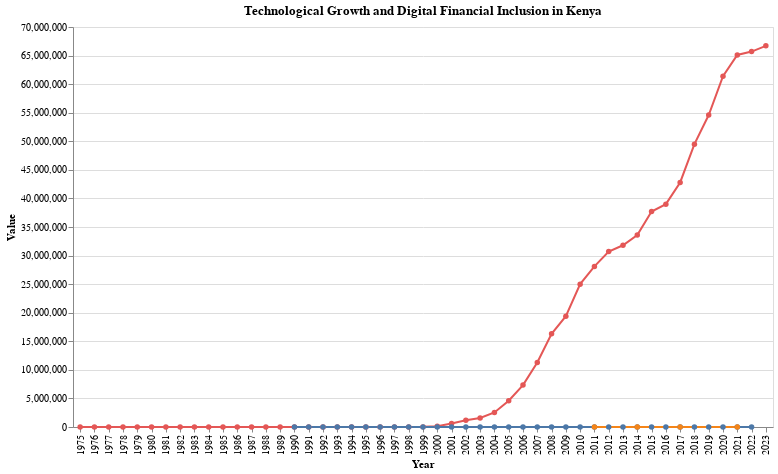

Write notebook code for a chart like this one.
### Markdown cell above
This correlation heatmap shows the relationships between mobile ownership, internet access, financial accounts, and digital payments in Kenya. Mobile ownership and internet access positively influence financial inclusion metrics.

### Code cell
import pandas as pd
import altair as alt

# Step 1: Upload the file
uploaded = files.upload()

# Step 2: Load the file into a DataFrame
mobile_data = pd.read_csv("mobile_data_kenya.csv")
internet_users = pd.read_csv("internet_users_kenya.csv")
mobile_money_accounts = pd.read_csv("mobile_money_accounts_kenya.csv")

# Add a column to distinguish indicators
mobile_data["Indicator"] = "Mobile Supscriptions (Millions)"
internet_users["Indicator"] = "Internet Users (% of Population)"
mobile_money_accounts["Indicator"] = "Mobile Money Accounts (% of Adults)"

# Combine datasets
all_data = pd.concat([mobile_data, internet_users, mobile_money_accounts], ignore_index=True)

# Ensure the 'date' and 'value' columns are numeric
all_data["date"] = pd.to_numeric(all_data["date"], errors="coerce")
all_data["value"] = pd.to_numeric(all_data["value"], errors="coerce")
all_data = all_data.dropna()  # Drop rows with missing data

# Create an indicator dropdown selection
dropdown = alt.binding_select(
    options=list(all_data["Indicator"].unique()),  # Get unique indicator names
    name="Select Indicator: "
)
indicator_selection = alt.selection_point(fields=["Indicator"], bind=dropdown)

# Create the interactive line chart
chart = alt.Chart(all_data).transform_filter(
    indicator_selection
).mark_line(point=True).encode(
    x=alt.X("date:O", title="Year"),
    y=alt.Y("value:Q", title="Value"),
    color=alt.Color("Indicator:N", legend=None),
    tooltip=[
        alt.Tooltip("date:O", title="Year"),
        alt.Tooltip("value:Q", title="Value"),
        alt.Tooltip("Indicator:N", title="Indicator")
    ]
).add_selection(
    indicator_selection
).properties(
    title="Technological Growth and Digital Financial Inclusion in Kenya",
    width=700,
    height=400
)

# Display the chart
chart

### Figure 1 — Vega-Lite specification as saved in the notebook (floating-point values rounded to 4 significant figures)
{"config": {"view": {"continuousWidth": 300, "continuousHeight": 300}}, "data": {"name": "data-31cc627f2128c21fcffa221994e2ea76"}, "mark": {"type": "line", "point": true}, "encoding": {"color": {"field": "Indicator", "legend": null, "type": "nominal"}, "tooltip": [{"field": "date", "title": "Year", "type": "ordinal"}, {"field": "value", "title": "Value", "type": "quantitative"}, {"field": "Indicator", "title": "Indicator", "type": "nominal"}], "x": {"field": "date", "title": "Year", "type": "ordinal"}, "y": {"field": "value", "title": "Value", "type": "quantitative"}}, "height": 400, "params": [{"name": "param_3", "select": {"type": "point", "fields": ["Indicator"]}, "bind": {"input": "select", "options": ["Mobile Supscriptions (Millions)", "Internet Users (% of Population)", "Mobile Money Accounts (% of Adults)"], "name": "Select Indicator: "}}], "title": "Technological Growth and Digital Financial Inclusion in Kenya", "transform": [{"filter": {"param": "param_3"}}], "width": 700, "$schema": "https://vega.github.io/schema/vega-lite/v5.20.1.json", "datasets": {"data-31cc627f2128c21fcffa221994e2ea76": [{"date": 2023, "value": 66700000.0, "Indicator": "Mobile Supscriptions (Millions)"}, {"date": 2022, "value": 65700000.0, "Indicator": "Mobile Supscriptions (Millions)"}, {"date": 2021, "value": 65100000.0, "Indicator": "Mobile Supscriptions (Millions)"}, {"date": 2020, "value": 61400000.0, "Indicator": "Mobile Supscriptions (Millions)"}, {"date": 2019, "value": 54600000.0, "Indicator": "Mobile Supscriptions (Millions)"}, {"date": 2018, "value": 49500000.0, "Indicator": "Mobile Supscriptions (Millions)"}, {"date": 2017, "value": 42800000.0, "Indicator": "Mobile Supscriptions (Millions)"}, {"date": 2016, "value": 39000000.0, "Indicator": "Mobile Supscriptions (Millions)"}, {"date": 2015, "value": 37700000.0, "Indicator": "Mobile Supscriptions (Millions)"}, {"date": 2014, "value": 33600000.0, "Indicator": "Mobile Supscriptions (Millions)"}, {"date": 2013, "value": 31800000.0, "Indicator": "Mobile Supscriptions (Millions)"}, {"date": 2012, "value": 30700000.0, "Indicator": "Mobile Supscriptions (Millions)"}, {"date": 2011, "value": 28100000.0, "Indicator": "Mobile Supscriptions (Millions)"}, {"date": 2010, "value": 25000000.0, "Indicator": "Mobile Supscriptions (Millions)"}, {"date": 2009, "value": 19400000.0, "Indicator": "Mobile Supscriptions (Millions)"}, {"date": 2008, "value": 16300000.0, "Indicator": "Mobile Supscriptions (Millions)"}, {"date": 2007, "value": 11300000.0, "Indicator": "Mobile Supscriptions (Millions)"}, {"date": 2006, "value": 7340000.0, "Indicator": "Mobile Supscriptions (Millions)"}, {"date": 2005, "value": 4610000.0, "Indicator": "Mobile Supscriptions (Millions)"}, {"date": 2004, "value": 2550000.0, "Indicator": "Mobile Supscriptions (Millions)"}, {"date": 2003, "value": 1590000.0, "Indicator": "Mobile Supscriptions (Millions)"}, {"date": 2002, "value": 1190000.0, "Indicator": "Mobile Supscriptions (Millions)"}, {"date": 2001, "value": 600000.0, "Indicator": "Mobile Supscriptions (Millions)"}, {"date": 2000, "value": 127400.0, "Indicator": "Mobile Supscriptions (Millions)"}, {"date": 1999, "value": 23760.0, "Indicator": "Mobile Supscriptions (Millions)"}, {"date": 1998, "value": 10760.0, "Indicator": "Mobile Supscriptions (Millions)"}, {"date": 1997, "value": 6767.0, "Indicator": "Mobile Supscriptions (Millions)"}, {"date": 1996, "value": 2826.0, "Indicator": "Mobile Supscriptions (Millions)"}, {"date": 1995, "value": 2279.0, "Indicator": "Mobile Supscriptions (Millions)"}, {"date": 1994, "value": 1990.0, "Indicator": "Mobile Supscriptions (Millions)"}, {"date": 1993, "value": 1162.0, "Indicator": "Mobile Supscriptions (Millions)"}, {"date": 1992, "value": 1100.0, "Indicator": "Mobile Supscriptions (Millions)"}, {"date": 1991, "value": 0.0, "Indicator": "Mobile Supscriptions (Millions)"}, {"date": 1990, "value": 0.0, "Indicator": "Mobile Supscriptions (Millions)"}, {"date": 1989, "value": 0.0, "Indicator": "Mobile Supscriptions (Millions)"}, {"date": 1988, "value": 0.0, "Indicator": "Mobile Supscriptions (Millions)"}, {"date": 1987, "value": 0.0, "Indicator": "Mobile Supscriptions (Millions)"}, {"date": 1986, "value": 0.0, "Indicator": "Mobile Supscriptions (Millions)"}, {"date": 1985, "value": 0.0, "Indicator": "Mobile Supscriptions (Millions)"}, {"date": 1984, "value": 0.0, "Indicator": "Mobile Supscriptions (Millions)"}, {"date": 1983, "value": 0.0, "Indicator": "Mobile Supscriptions (Millions)"}, {"date": 1982, "value": 0.0, "Indicator": "Mobile Supscriptions (Millions)"}, {"date": 1981, "value": 0.0, "Indicator": "Mobile Supscriptions (Millions)"}, {"date": 1980, "value": 0.0, "Indicator": "Mobile Supscriptions (Millions)"}, {"date": 1979, "value": 0.0, "Indicator": "Mobile Supscriptions (Millions)"}, {"date": 1978, "value": 0.0, "Indicator": "Mobile Supscriptions (Millions)"}, {"date": 1977, "value": 0.0, "Indicator": "Mobile Supscriptions (Millions)"}, {"date": 1976, "value": 0.0, "Indicator": "Mobile Supscriptions (Millions)"}, {"date": 1975, "value": 0.0, "Indicator": "Mobile Supscriptions (Millions)"}, {"date": 2022, "value": 40.81, "Indicator": "Internet Users (% of Population)"}, {"date": 2021, "value": 38.25, "Indicator": "Internet Users (% of Population)"}, {"date": 2020, "value": 27.58, "Indicator": "Internet Users (% of Population)"}, {"date": 2019, "value": 22.67, "Indicator": "Internet Users (% of Population)"}, {"date": 2018, "value": 19.5, "Indicator": "Internet Users (% of Population)"}, {"date": 2017, "value": 17.83, "Indicator": "Internet Users (% of Population)"}, {"date": 2016, "value": 16.6, "Indicator": "Internet Users (% of Population)"}, {"date": 2015, "value": 16.59, "Indicator": "Internet Users (% of Population)"}, {"date": 2014, "value": 16.5, "Indicator": "Internet Users (% of Population)"}, {"date": 2013, "value": 13.0, "Indicator": "Internet Users (% of Population)"}, {"date": 2012, "value": 10.5, "Indicator": "Internet Users (% of Population)"}, {"date": 2011, "value": 8.8, "Indicator": "Internet Users (% of Population)"}, {"date": 2010, "value": 7.2, "Indicator": "Internet Users (% of Population)"}, {"date": 2009, "value": 6.1, "Indicator": "Internet Users (% of Population)"}, {"date": 2008, "value": 5.2, "Indicator": "Internet Users (% of Population)"}, {"date": 2007, "value": 4.4, "Indicator": "Internet Users (% of Population)"}, {"date": 2006, "value": 3.6, "Indicator": "Internet Users (% of Population)"}, {"date": 2005, "value": 3.102, "Indicator": "Internet Users (% of Population)"}, {"date": 2004, "value": 3.024, "Indicator": "Internet Users (% of Population)"}, {"date": 2003, "value": 2.942, "Indicator": "Internet Users (% of Population)"}, {"date": 2002, "value": 1.208, "Indicator": "Internet Users (% of Population)"}, {"date": 2001, "value": 0.6198, "Indicator": "Internet Users (% of Population)"}, {"date": 2000, "value": 0.3181, "Indicator": "Internet Users (% of Population)"}, {"date": 1999, "value": 0.1143, "Indicator": "Internet Users (% of Population)"}, {"date": 1998, "value": 0.05026, "Indicator": "Internet Users (% of Population)"}, {"date": 1997, "value": 0.03441, "Indicator": "Internet Users (% of Population)"}, {"date": 1996, "value": 0.008839, "Indicator": "Internet Users (% of Population)"}, {"date": 1995, "value": 0.0007275, "Indicator": "Internet Users (% of Population)"}, {"date": 1994, "value": 0.0, "Indicator": "Internet Users (% of Population)"}, {"date": 1993, "value": 0.0, "Indicator": "Internet Users (% of Population)"}, {"date": 1992, "value": 0.0, "Indicator": "Internet Users (% of Population)"}, {"date": 1991, "value": 0.0, "Indicator": "Internet Users (% of Population)"}, {"date": 1990, "value": 0.0, "Indicator": "Internet Users (% of Population)"}, {"date": 2021, "value": 79.2, "Indicator": "Mobile Money Accounts (% of Adults)"}, {"date": 2017, "value": 81.57, "Indicator": "Mobile Money Accounts (% of Adults)"}, {"date": 2014, "value": 74.66, "Indicator": "Mobile Money Accounts (% of Adults)"}, {"date": 2011, "value": 42.34, "Indicator": "Mobile Money Accounts (% of Adults)"}]}}
